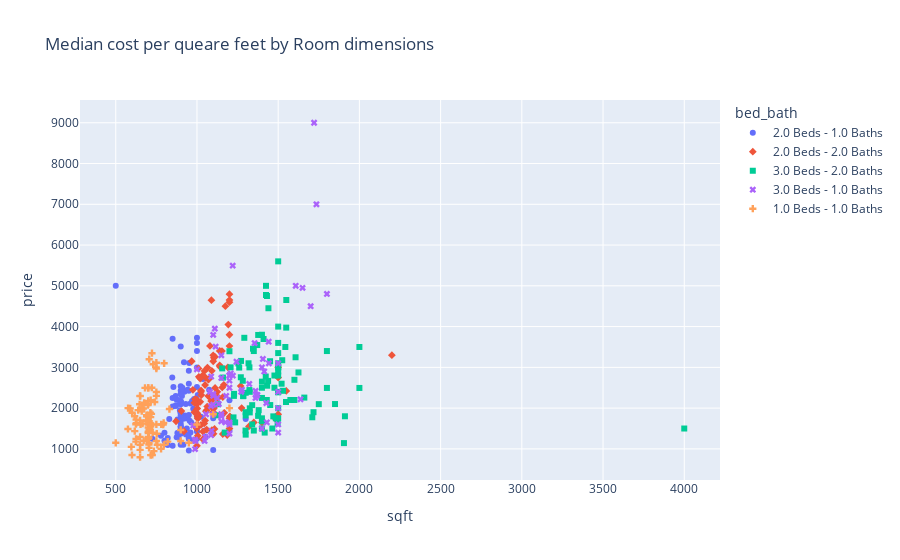

The notebook cell this image was saved under:
### Code cell
fig = px.scatter(df_reduced_median, x="sqft", y="price", color="bed_bath", symbol="bed_bath",hover_data=['bed_bath', 'sqft',"price","county"], title= "Median cost per queare feet by Room dimensions")
fig.show()
